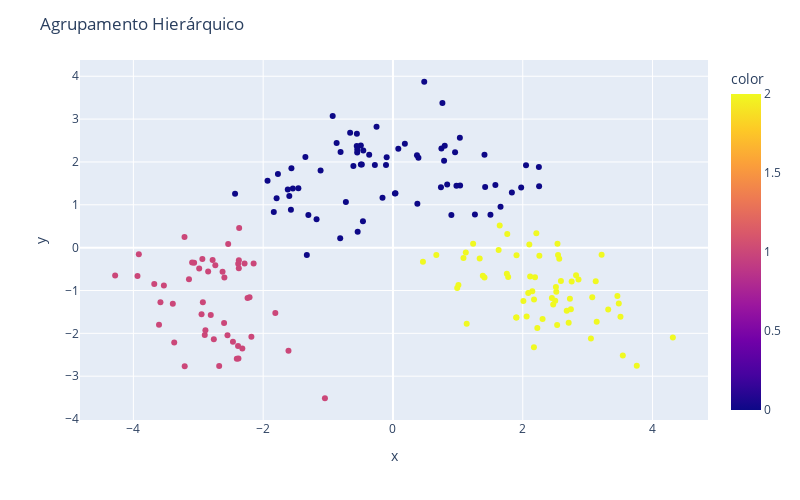

The code cell stored with this chart in its notebook:
### Code cell
graf = px.scatter(x = data2_pca[:,0], y = data2_pca[:,1], color=classificacao3)
graf.update_layout(width=800,height=500,title_text='Agrupamento Hierárquico')
graf.show()

### Figure 1 — Plotly figure (JSON) as saved in the notebook; plotly's stock layout.template omitted (floating-point values rounded to 4 significant figures; data arrays with more than 128 entries replaced by an {"elided": "..."} marker saying what was removed)
{"data": [{"hovertemplate": "x=%{x}<br>y=%{y}<br>color=%{marker.color}<extra></extra>", "legendgroup": "", "marker": {"color": {"elided": "178 int values"}, "coloraxis": "coloraxis", "symbol": "circle"}, "mode": "markers", "name": "", "orientation": "v", "showlegend": false, "type": "scatter", "x": {"elided": "178 float values"}, "xaxis": "x", "y": {"elided": "178 float values"}, "yaxis": "y"}], "layout": {"coloraxis": {"colorbar": {"title": {"text": "color"}}, "colorscale": [[0, "#0d0887"], [0.1111, "#46039f"], [0.2222, "#7201a8"], [0.3333, "#9c179e"], [0.4444, "#bd3786"], [0.5556, "#d8576b"], [0.6667, "#ed7953"], [0.7778, "#fb9f3a"], [0.8889, "#fdca26"], [1, "#f0f921"]]}, "height": 500, "legend": {"tracegroupgap": 0}, "margin": {"t": 60}, "title": {"text": "Agrupamento Hierárquico"}, "width": 800, "xaxis": {"anchor": "y", "domain": [0, 1], "title": {"text": "x"}}, "yaxis": {"anchor": "x", "domain": [0, 1], "title": {"text": "y"}}}}
